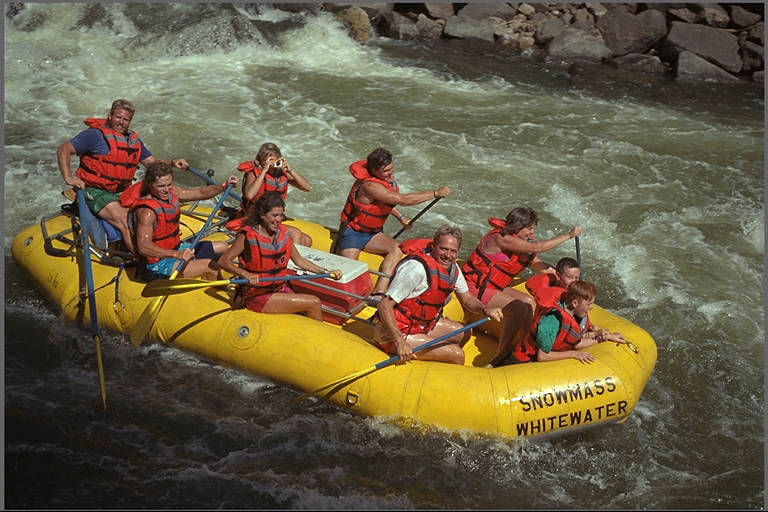
#> input picture samples/kodak/kodim14.png, 768 x 512 px, found by its file name
$ jupyter execute huffman.ipynb
#> lines starting #> are read from the running program, lines starting #| are printed output that depends on the picture
[cell 1]
import numpy as np
from collections import Counter
import string
import matplotlib.pyplot as plt

# ---------------- Allowed symbols for N-ary Huffman ---------------- #
SYMBOLS = string.digits + string.ascii_uppercase + string.ascii_lowercase

# ---------------- Huffman Utilities ---------------- #
def build_nary_huffman(freqs, base):
    heap = [[f, [[sym, ""]]] for sym, f in freqs.items()]
    while len(heap) > 1:
        heap.sort(key=lambda x: x[0])
        children = heap[:base]
        rest = heap[base:]
        total_freq = sum(ch[0] for ch in children)

        newlist = []
        for i, child in enumerate(children):
            for sym, code in child[1]:
                newlist.append([sym, SYMBOLS[i] + code])

        heap = rest + [[total_freq, newlist]]
    return sorted(heap[0][1], key=lambda p: (len(p[-1]), p))

def get_huffman_codebook(freqs, base):
    huff_list = build_nary_huffman(freqs, base)
    return {sym: code for sym, code in huff_list}

# ---------------- Huffman Encode/Decode ---------------- #
def huffman_encode(img, base=2):
    flat = img.flatten()
    freqs = Counter(flat)
    codebook = get_huffman_codebook(freqs, base)
    encoded = [codebook[val] for val in flat]
    return encoded, codebook

def huffman_decode(encoded, codebook, shape, dtype):
    inv_codebook = {v: k for k, v in codebook.items()}
    decoded_vals = []
    buffer = ''
    for sym in encoded:
        buffer += sym
        if buffer in inv_codebook:
            decoded_vals.append(inv_codebook[buffer])
            buffer = ''
    return np.array(decoded_vals, dtype=dtype).reshape(shape)

# ---------------- Compression Ratio ---------------- #
def calculate_huffman_compression_ratio(img, base=2):
    flat = img.flatten()
    orig_bits = img.nbytes * 8  # Total bits in original image
    encoded, codebook = huffman_encode(img, base)
    encoded_bits = sum(len(sym) for sym in encoded) * 8
    dict_bits = 0
    for k, v in codebook.items():
        key_bits = 32  # float or int
        value_bits = len(v) * 8
        dict_bits += key_bits + value_bits
    total_bits = encoded_bits + dict_bits
    compression_ratio = orig_bits / total_bits
    return compression_ratio, orig_bits, encoded_bits, dict_bits, total_bits, codebook, encoded

# ---------------- Visualization ---------------- #
def display_side_by_side(original, decoded, base, ratio, orig_bits, encoded_bits, dict_bits, total_bits):
    fig, axes = plt.subplots(1, 2, figsize=(12, 6))
    axes[0].imshow(np.clip(original, 0, 1) if np.issubdtype(original.dtype, np.floating) else original)
    axes[0].set_title("Original Image")
    axes[0].axis("off")
    axes[1].imshow(np.clip(decoded, 0, 1) if np.issubdtype(decoded.dtype, np.floating) else decoded)
    axes[1].set_title(f"Huffman-{base} Decoded")
    axes[1].axis("off")
    plt.suptitle(
        f"N-ary Huffman Encoding (N={base})\n"
        f"Original bits: {orig_bits} | "
        f"Encoded data bits: {encoded_bits} | "
        f"Dictionary bits: {dict_bits} | "
        f"Total Huffman bits: {total_bits} | "
        f"Compression ratio: {ratio:.3f}",
        fontsize=12
    )
    plt.tight_layout(rect=[0,0,1,0.92])
    plt.show()

# ---------------- Example Usage ---------------- #
if __name__ == "__main__":
    import matplotlib.image as mpimg
    img = mpimg.imread("C:/Users/DEVESH PALO/projects/Image_Compression_Algorithms/samples/kodak/kodim14.png")  # Updated image path
#> img is the input picture: shape (512, 768, 3) float32; mean R, G, B 0.415, 0.37, 0.27
    if img.dtype in [np.float32, np.float64]:
        img = np.round(img, 4)
    print("Image shape:", img.shape, "dtype:", img.dtype)
#| Image shape: (512, 768, 3) dtype: float32
    base = 62  # Now maximum supported N
    ratio, orig_bits, encoded_bits, dict_bits, total_bits, codebook, encoded = calculate_huffman_compression_ratio(img, base)
#> in calculate_huffman_compression_ratio, `orig_bits = img.nbytes * 8`: orig_bits = 37748736
#> in huffman_encode, `freqs = Counter(flat)`: freqs = 256 items
#> the loop in build_nary_huffman, `while len(heap) > 1:` made 5 passes
#> total_freq on passes 1 to 5: 39978, 155228, 372234, 523257, 1179648
#> in get_huffman_codebook, `huff_list = build_nary_huffman(freqs, base)`: huff_list = 256 items, first 6: [0.11, '2'], [0.149, '6'], [0.169, '0'], [0.172, '4'], [0.188, '5'], [0.196, '1']
#> in huffman_encode, `codebook = get_huffman_codebook(freqs, base)`: codebook = 256 items
#> in huffman_encode, `encoded = [codebook[val] for val in flat]`: encoded = 1179648 items
#> in calculate_huffman_compression_ratio, `encoded, codebook = huffman_encode(img, base)`: codebook = 256 items
#> in calculate_huffman_compression_ratio, `encoded_bits = sum(len(sym) for sym in encoded) * 8`: encoded_bits = 18162760
#> the loop in calculate_huffman_compression_ratio, `for k, v in codebook.items():` made 256 passes
#> (k, v, value_bits, dict_bits) on passes 1 to 3: (0.11, '2', 8, 40), (0.149, '6', 8, 80), (0.169, '0', 8, 120)
#> after the loop in calculate_huffman_compression_ratio, `for k, v in codebook.items():`: dict_bits = 12224
#> in calculate_huffman_compression_ratio, `total_bits = encoded_bits + dict_bits`: total_bits = 18174984
#> in calculate_huffman_compression_ratio, `compression_ratio = orig_bits / total_bits`: compression_ratio = 2.08
#> ratio = 2.08; orig_bits = 37748736; encoded_bits = 18162760; dict_bits = 12224; total_bits = 18174984; encoded = 1179648 items
    decoded = huffman_decode(encoded, codebook, img.shape, img.dtype)
#> in huffman_decode, `inv_codebook = {v: k for k, v in codebook.items()}`: inv_codebook = 256 items
#> after the loop in huffman_decode, `for sym in encoded:`: decoded_vals = 1179648 items
    print(f"Decoded identical to original: {np.allclose(img, decoded)}")
#| Decoded identical to original: True
    print(f"Compression ratio: {ratio:.3f}")
#| Compression ratio: 2.077
    display_side_by_side(img, decoded, base, ratio, orig_bits, encoded_bits, dict_bits, total_bits)
#> in display_side_by_side, `plt.show()`:
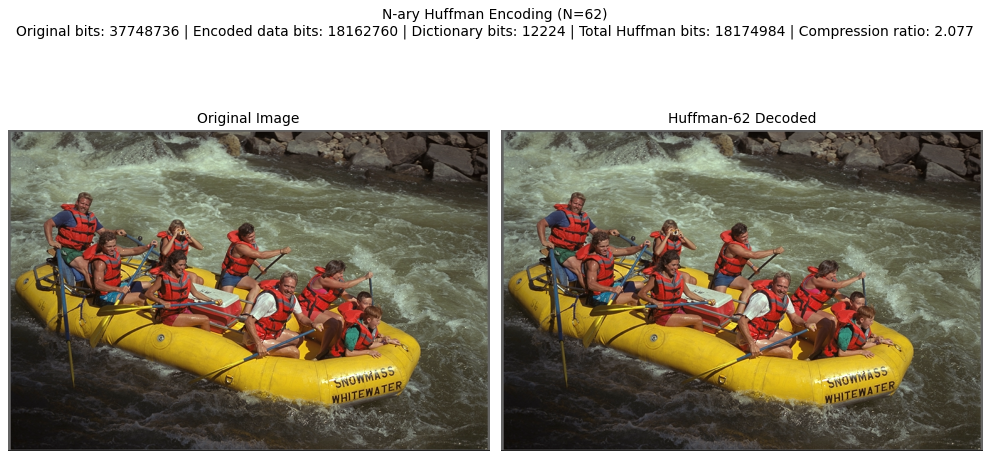
#> figure drawn by matplotlib, 2 panels

[cell 2]
def plot_compression_vs_N(img, max_base=62):
    """
    Computes and plots Huffman compression ratio for N-ary Huffman
    with N from 2 up to max_base.

    Parameters:
        img : np.ndarray
            Input image array (int or float).
        max_base : int
            Maximum N value to test (≤ length of SYMBOLS).
    """
    ratios = []
    bases = list(range(2, max_base + 1))

    flat = img.flatten()
    orig_bits = img.nbytes * 8

    for base in bases:
        freqs = Counter(flat)
        codebook = get_huffman_codebook(freqs, base)
        encoded = [codebook[val] for val in flat]

        # Estimate encoded data size
        encoded_bits = sum(len(sym) for sym in encoded) * 8

        # Estimate dictionary size
        dict_bits = 0
        for k, v in codebook.items():
            key_bits = 32  # assume float/int 32 bits
            value_bits = len(v) * 8
            dict_bits += key_bits + value_bits

        total_bits = encoded_bits + dict_bits
        compression_ratio = orig_bits / total_bits
        ratios.append(compression_ratio)

    plt.figure(figsize=(10, 5))
    plt.plot(bases, ratios, marker='o')
    plt.xlabel("N (N-ary Huffman)")
    plt.ylabel("Compression Ratio")
    plt.title("Compression Ratio vs N for N-ary Huffman")
    plt.grid(True)
    plt.show()

img = mpimg.imread("C:/Users/DEVESH PALO/projects/Image_Compression_Algorithms/samples/kodak/kodim14.png")
plot_compression_vs_N(img)
#> in plot_compression_vs_N, `orig_bits = img.nbytes * 8`: orig_bits = 37748736
#> the loop in plot_compression_vs_N, `for base in bases:` made 61 passes
#> (encoded_bits, total_bits, compression_ratio) on passes 1 to 12: (71736584, 71762736, 0.526), (48832208, 48852376, 0.773), (36606464, 36623664, 1.03), (32944552, 32960992, 1.15), (28326456, 28341456, 1.33), (28644952, 28659992, 1.32), (27933488, 27948384, 1.35), (24549824, 24564088, 1.54), (26838584, 26853152, 1.41), (24720752, 24734952, 1.53), (26884952, 26899424, 1.4), (25538800, 25553048, 1.48)
#> in plot_compression_vs_N, `plt.show()`:
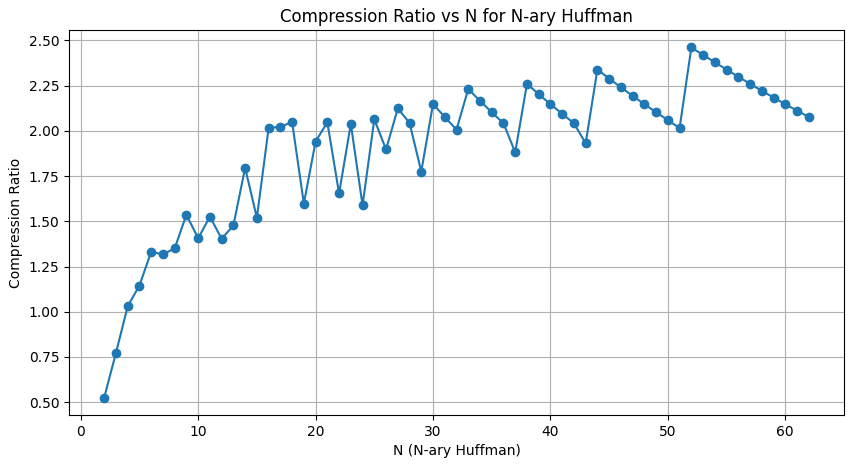
#> figure drawn by matplotlib, 1 panel; curve peaks at x = 52, y = 2.46

[cell 3]
from skimage.metrics import peak_signal_noise_ratio as psnr, structural_similarity as ssim
import numpy as np
# After decoding the image
if __name__ == "__main__":
    import matplotlib.image as mpimg

    img = mpimg.imread("C:/Users/DEVESH PALO/projects/Image_Compression_Algorithms/samples/kodak/kodim14.png")
    if img.dtype in [np.float32, np.float64]:
        img = np.round(img, 4)
    print("Image shape:", img.shape, "dtype:", img.dtype)
#| Image shape: (512, 768, 3) dtype: float32
    base = 62  # Now maximum supported N
    ratio, orig_bits, encoded_bits, dict_bits, total_bits, codebook, encoded = calculate_huffman_compression_ratio(img, base)
#> the loop in calculate_huffman_compression_ratio (call 2), `for k, v in codebook.items():` made 256 passes
    decoded = huffman_decode(encoded, codebook, img.shape, img.dtype)
    print(f"Decoded identical to original: {np.allclose(img, decoded)}")
#| Decoded identical to original: True
    print(f"Compression ratio: {ratio:.3f}")
#| Compression ratio: 2.077

    # --- PSNR and SSIM ---
    # If image is float, ensure range is correct for metrics
    data_range = 1.0 if np.issubdtype(img.dtype, np.floating) else 255
    psnr_val = psnr(img, decoded, data_range=data_range)
    if img.ndim == 3 and img.shape[2] in [3, 4]:
        ssim_val = ssim(img, decoded, data_range=data_range, channel_axis=-1)
    else:
        ssim_val = ssim(img, decoded, data_range=data_range)
    print(f"PSNR: {psnr_val:.2f} dB")
#| PSNR: inf dB
    print(f"SSIM: {ssim_val:.4f}")
#| SSIM: 1.0000

    display_side_by_side(img, decoded, base, ratio, orig_bits, encoded_bits, dict_bits, total_bits)

[cell 4]
import csv
import json
import os
from skimage.metrics import peak_signal_noise_ratio as psnr, structural_similarity as ssim
import numpy as np

def _compute_data_range(img):
    """Return appropriate data_range for skimage metrics based on dtype."""
    if np.issubdtype(img.dtype, np.floating):
        # assume floats are in [0,1]
        return 1.0
    # integer types: infer from dtype (common images are uint8)
    # fallback to 255 for typical 8-bit images
    info = np.iinfo(img.dtype) if np.issubdtype(img.dtype, np.integer) else None
    return float(info.max) if info is not None else 255.0

def compute_psnr_ssim(orig, recon, *, ensure_same_shape=True):
    """
    Compute PSNR and SSIM between orig and recon images.
    Returns (psnr_val, ssim_val).
    Handles grayscale and color (3 or 4 channels) images.
    """
    if ensure_same_shape and orig.shape != recon.shape:
        raise ValueError(f"orig and recon shapes differ: {orig.shape} vs {recon.shape}")

    # Convert to same dtype if needed for comparison (but do not rescale)
    # We trust that decoded was produced with same dtype/range as orig
    data_range = _compute_data_range(orig)
    psnr_val = psnr(orig, recon, data_range=data_range)

    # structural_similarity requires channel_axis for multichannel images (skimage>=0.19)
    if orig.ndim == 3 and orig.shape[2] in (3, 4):
        ssim_val = ssim(orig, recon, data_range=data_range, channel_axis=-1)
    else:
        ssim_val = ssim(orig, recon, data_range=data_range)

    return float(psnr_val), float(ssim_val)

def record_metrics_csv(csv_path, image_name, psnr_val, ssim_val, extra=None):
    """
    Append a line to csv_path with columns:
    image_name, psnr, ssim, timestamp, extra_json
    Creates file with header if it doesn't exist.
    `extra` can be any JSON-serializable object (e.g. compression ratio, bits).
    """
    header = ["image_name", "psnr_db", "ssim", "timestamp", "extra_json"]
    row = {
        "image_name": image_name,
        "psnr_db": float(psnr_val),
        "ssim": float(ssim_val),
        "timestamp": __import__("datetime").datetime.utcnow().isoformat() + "Z",
        "extra_json": json.dumps(extra) if extra is not None else ""
    }
    write_header = not os.path.exists(csv_path)
    with open(csv_path, "a", newline="") as f:
        writer = csv.DictWriter(f, fieldnames=header)
        if write_header:
            writer.writeheader()
        writer.writerow(row)

def save_metrics_json(json_path, image_name, psnr_val, ssim_val, extra=None):
    payload = {
        "image_name": image_name,
        "psnr_db": float(psnr_val),
        "ssim": float(ssim_val),
        "timestamp": __import__("datetime").datetime.utcnow().isoformat() + "Z",
        "extra": extra
    }
    with open(json_path, "w") as f:
        json.dump(payload, f, indent=2)

# ----------------------------
# Example: integrate into your main block
# ----------------------------
# Replace your PSNR/SSIM section with this (or call from there)

if __name__ == "__main__":
    import matplotlib.image as mpimg
    img_path = "C:/Users/DEVESH PALO/projects/Image_Compression_Algorithms/samples/kodak/kodim14.png"
    img = mpimg.imread(img_path)
    if img.dtype in [np.float32, np.float64]:
        # your code used rounding earlier; keep same behavior if desired
        img = np.round(img, 4)

    # (assume you already computed these earlier in your script)
    base = 62
    ratio, orig_bits, encoded_bits, dict_bits, total_bits, codebook, encoded = calculate_huffman_compression_ratio(img, base)
    decoded = huffman_decode(encoded, codebook, img.shape, img.dtype)

    print("Decoded identical to original (allclose):", np.allclose(img, decoded))
#| Decoded identical to original (allclose): True
    print(f"Compression ratio: {ratio:.3f}")
#| Compression ratio: 2.077

    # compute metrics using helper
    psnr_val, ssim_val = compute_psnr_ssim(img, decoded)

    # print to console
    print(f"PSNR: {psnr_val:.2f} dB")
#| PSNR: inf dB
    print(f"SSIM: {ssim_val:.4f}")
#| SSIM: 1.0000

    # optionally record to CSV or JSON
    csv_out = "compression_metrics.csv"         # appends if exists
    json_out = "last_compression_metrics.json"  # overwrite each run
    image_name = os.path.basename(img_path)

    extra = dict(
        compression_ratio=float(ratio),
        orig_bits=int(orig_bits),
        encoded_bits=int(encoded_bits),
        dict_bits=int(dict_bits),
        total_bits=int(total_bits)
    )

    record_metrics_csv(csv_out, image_name, psnr_val, ssim_val, extra=extra)
    save_metrics_json(json_out, image_name, psnr_val, ssim_val, extra=extra)

    # keep your display call
    display_side_by_side(img, decoded, base, ratio, orig_bits, encoded_bits, dict_bits, total_bits)
